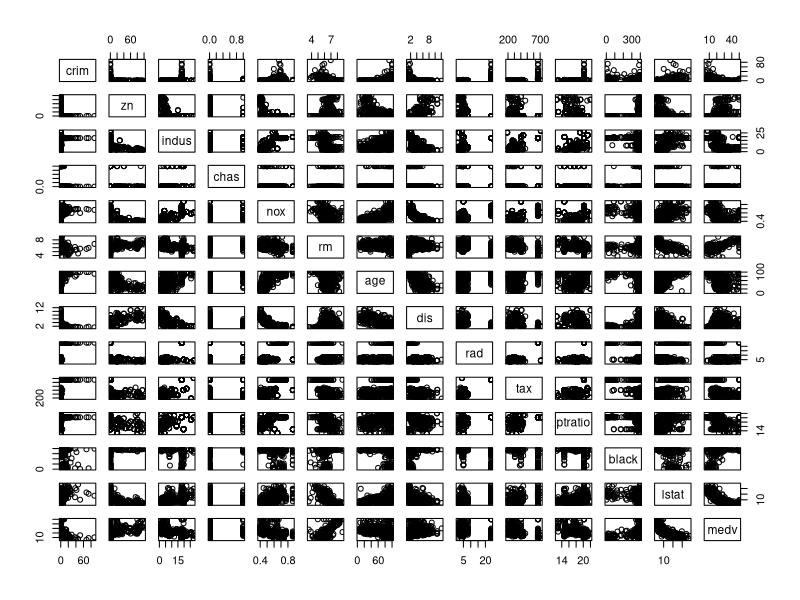
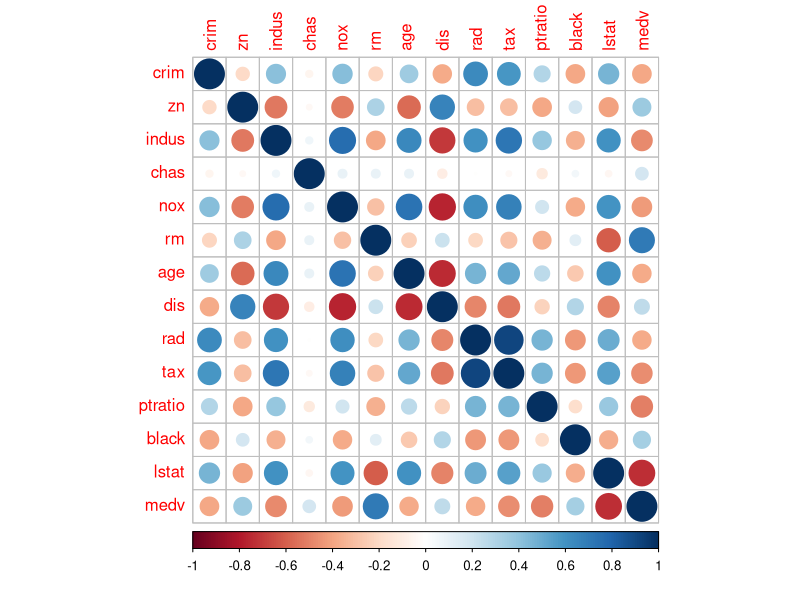
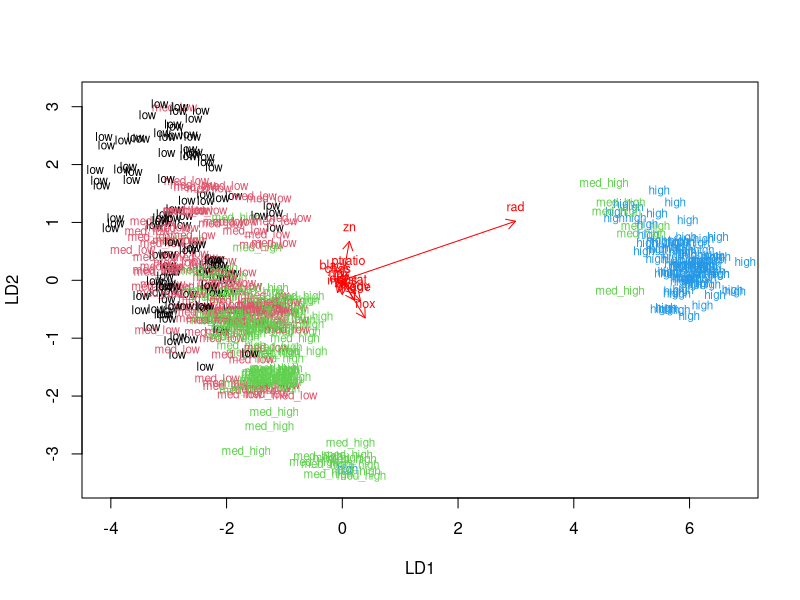
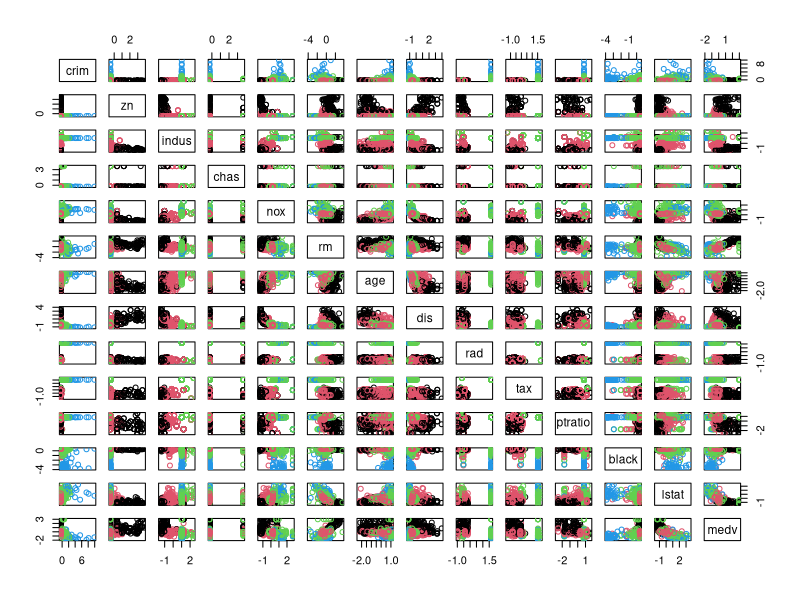
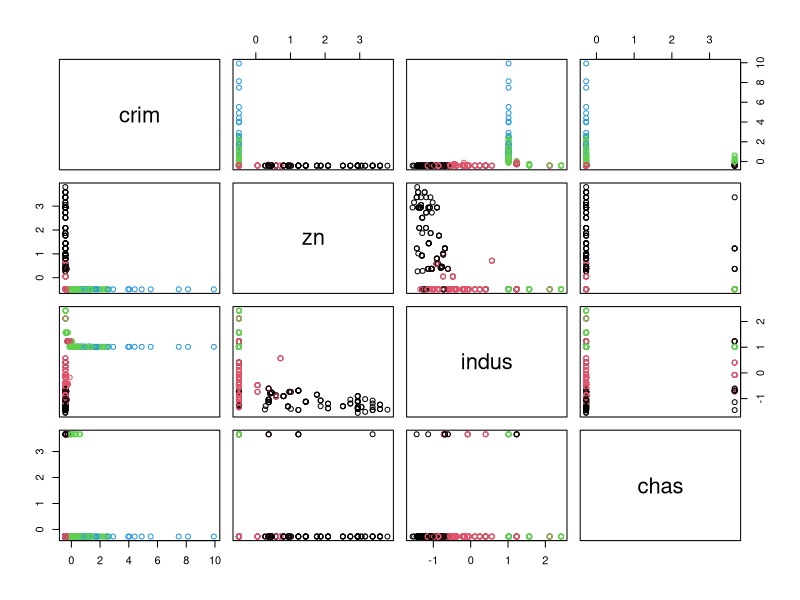
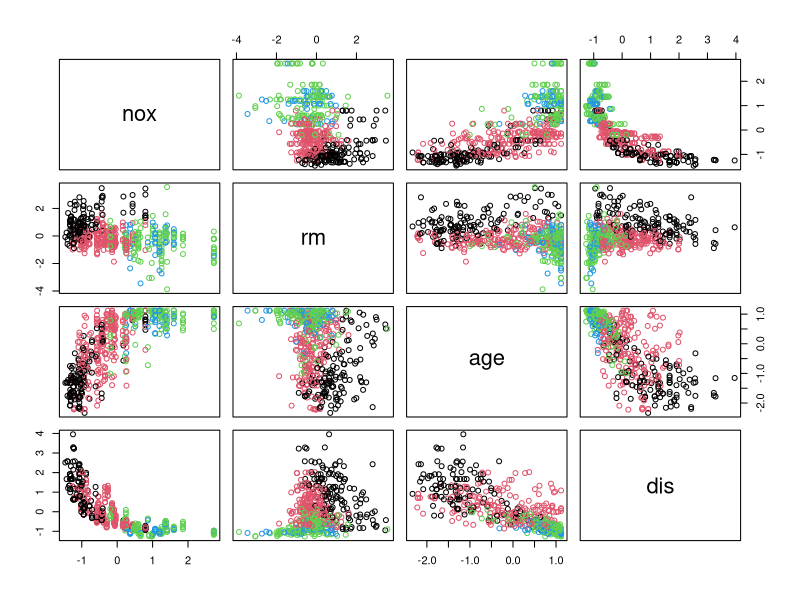
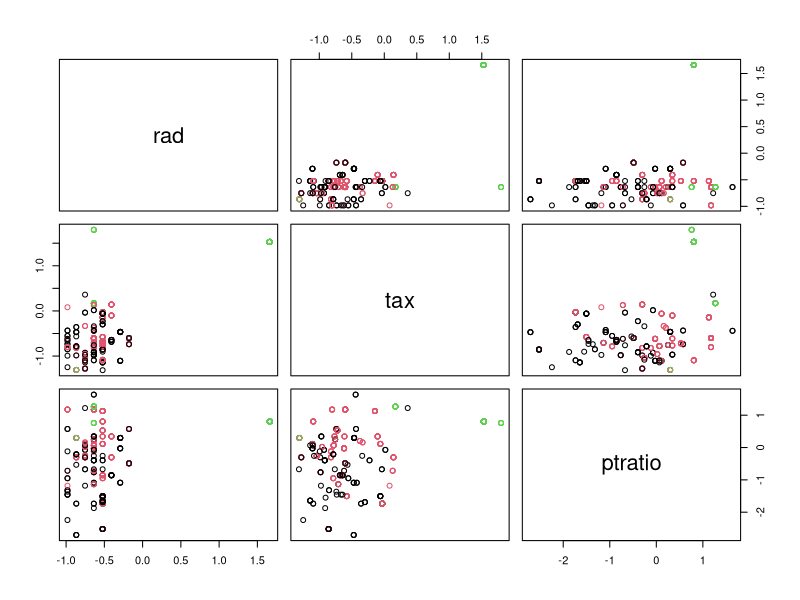
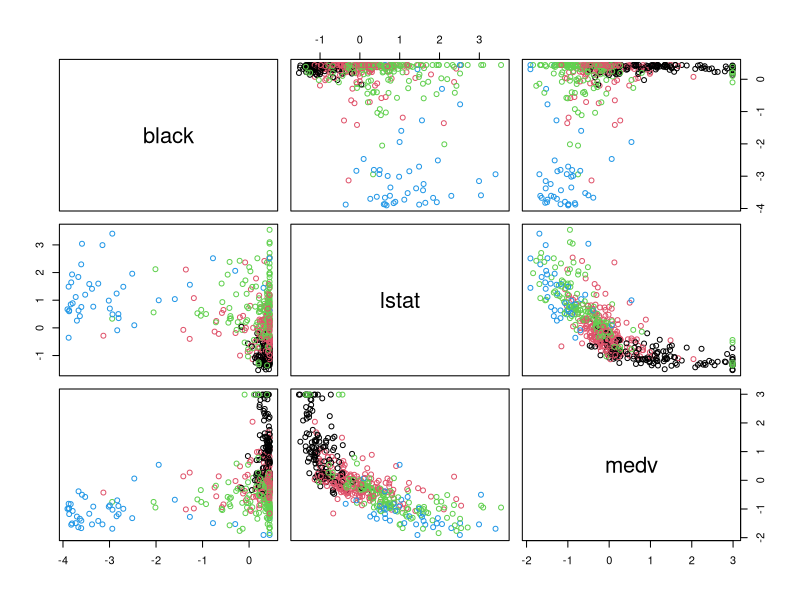

Write the R code that produced these figures, in order.
## ---- chunk 1
library(MASS)
data("Boston")
## ---- chunk 2
dim(Boston)
str(Boston)
## ---- chunk 3
pairs(Boston)
## ---- chunk 4
summary(Boston)
## ---- chunk 5
library(corrplot)
library(tidyverse)
cor_matrix <- cor(Boston) %>% round(digits=2)
corrplot(cor_matrix, method="circle", cl.pos="b")
## ---- chunk 6
boston_scaled <- scale(Boston)
summary(boston_scaled)
boston_scaled <- as.data.frame(boston_scaled) # save data in a dataframe
head(boston_scaled)
## ---- chunk 7
summary(boston_scaled$crim)
## ---- chunk 8
bins <- quantile(boston_scaled$crim)
## ---- chunk 9
crime <- cut(boston_scaled$crim, breaks = bins, include.lowest = TRUE, label=c("low","med_low", "med_high", "high"))
table(crime)
## ---- chunk 10

boston_scaled <- dplyr::select(boston_scaled, -crim)
boston_scaled <- data.frame(boston_scaled, crime)
## ---- chunk 11
n <- nrow(boston_scaled)
ind <- sample(n,  size = n * 0.8)
train <- boston_scaled[ind,]
test <- boston_scaled[-ind,]
## ---- chunk 12
traincrime <- table(train$crime)
testcrime <- table(test$crime)
traincrime
testcrime
## ---- chunk 13
lda.fit <- lda(crime ~ ., data = train)
lda.fit
## ---- chunk 14
lda.arrows <- function(x, myscale = 1, arrow_heads = 0.1, color = "red", tex = 0.75, choices = c(1,2)){
  heads <- coef(x)
  arrows(x0 = 0, y0 = 0, 
         x1 = myscale * heads[,choices[1]], 
         y1 = myscale * heads[,choices[2]], col=color, length = arrow_heads)
  text(myscale * heads[,choices], labels = row.names(heads), 
       cex = tex, col=color, pos=3)
}

classes <- as.numeric(train$crime)
plot(lda.fit, dimen = 2,col=classes, pch=classes)
lda.arrows(lda.fit, myscale = 1)

## ---- chunk 15
correct_classes <- test$crime
test <- dplyr::select(test, -crime)
## ---- chunk 16
lda.pred <- predict(lda.fit, newdata = test)
## ---- chunk 17
table(correct = correct_classes, predicted = lda.pred$class)
## ---- chunk 18
# load MASS and Boston
library(MASS)
data('Boston')

boston_scaled2 <- scale(Boston)
boston_scaled2 <- as.data.frame(boston_scaled2) # save data in a dataframe
## ---- chunk 19
dist_eu <- dist(boston_scaled2)
summary(dist_eu)
## ---- chunk 20
km <-kmeans(boston_scaled2, centers = 4)
pairs(boston_scaled2, col = km$cluster)
## ---- chunk 21
pairs(boston_scaled2[1:4], col = km$cluster)
pairs(boston_scaled2[5:8], col = km$cluster)
pairs(boston_scaled2[9:11], col = km$cluster)
pairs(boston_scaled2[12:14], col = km$cluster)
## ---- chunk 22

km <-kmeans(boston_scaled2, centers = 2)
pairs(boston_scaled2[5:8], col = km$cluster)

km <-kmeans(boston_scaled2, centers = 3)
pairs(boston_scaled2[5:8], col = km$cluster)

km <-kmeans(boston_scaled2, centers = 5)
pairs(boston_scaled2[5:8], col = km$cluster)
## ---- chunk 23
set.seed(123) # use a certain seed for the initial cluster centers
k_max <- 10 # set the maximum number of clusters

twcss <- sapply(1:k_max, function(k){kmeans(Boston, k)$tot.withinss}) #calculate the WCSS

qplot(x = 1:k_max, y = twcss, geom = 'line')
## ---- chunk 24
km <-kmeans(boston_scaled2, centers = 2)
pairs(boston_scaled2, col = km$cluster)
